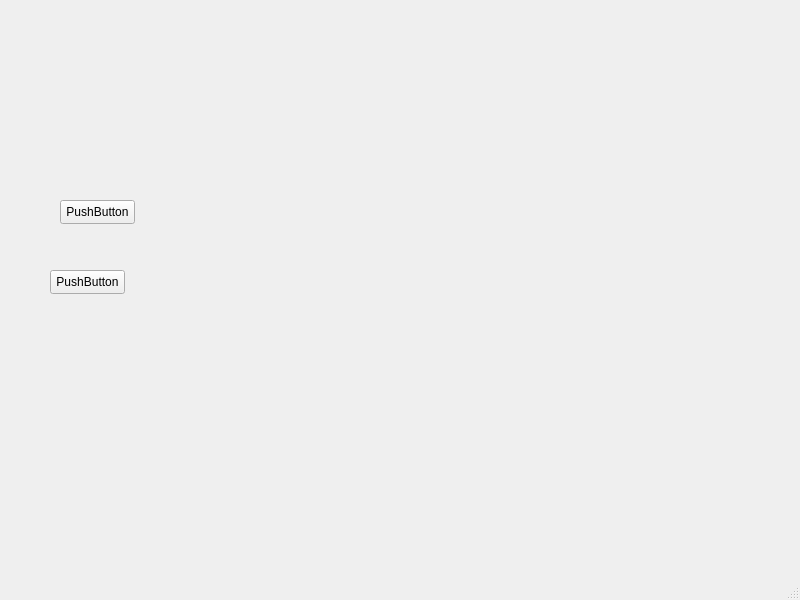
<?xml version="1.0" encoding="UTF-8"?>
<ui version="4.0">
 <class>TestUI</class>
 <widget class="QMainWindow" name="TestUI">
  <property name="geometry">
   <rect>
    <x>0</x>
    <y>0</y>
    <width>800</width>
    <height>600</height>
   </rect>
  </property>
  <property name="windowTitle">
   <string>MainWindow</string>
  </property>
  <widget class="QWidget" name="centralwidget">
   <widget class="QPushButton" name="pushButton">
    <property name="geometry">
     <rect>
      <x>60</x>
      <y>200</y>
      <width>75</width>
      <height>24</height>
     </rect>
    </property>
    <property name="text">
     <string>PushButton</string>
    </property>
   </widget>
   <widget class="QPushButton" name="pushButton_2">
    <property name="geometry">
     <rect>
      <x>50</x>
      <y>270</y>
      <width>75</width>
      <height>24</height>
     </rect>
    </property>
    <property name="text">
     <string>PushButton</string>
    </property>
   </widget>
   <widget class="QWidget" name="widget1" native="true">
    <property name="geometry">
     <rect>
      <x>300</x>
      <y>170</y>
      <width>331</width>
      <height>211</height>
     </rect>
    </property>
   </widget>
  </widget>
  <widget class="QMenuBar" name="menubar">
   <property name="geometry">
    <rect>
     <x>0</x>
     <y>0</y>
     <width>800</width>
     <height>22</height>
    </rect>
   </property>
  </widget>
  <widget class="QStatusBar" name="statusbar"/>
 </widget>
 <resources/>
 <connections/>
</ui>
